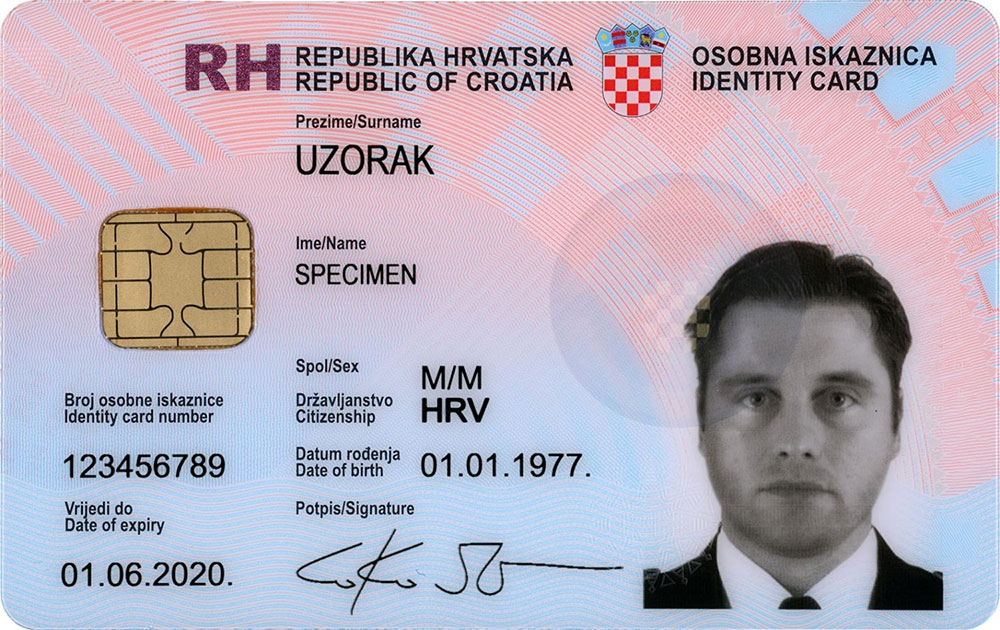
#> input picture nat2.jpg, 1000 x 630 px, found by its file name
$ jupyter execute --allow-errors 'National_ID Card Recognition.ipynb'
#> lines starting #> are read from the running program, lines starting #| are printed output that depends on the picture; after the words box and inside, x2 and y2 are one past the last pixel; in counts of white or black regions, pixels touching at a corner belong together
[cell 1]
import cv2
import numpy as np
import matplotlib.pyplot as plt
import pytesseract
import re
import pandas as pd

[cell 2]
img = cv2.imread("/home/walaa-shaaban/Downloads/nat2.jpg")
#> img is the input picture: shape (630, 1000, 3); mean B, G, R 188.4, 174.3, 184.4
img = cv2.cvtColor(img, cv2.COLOR_BGR2GRAY)
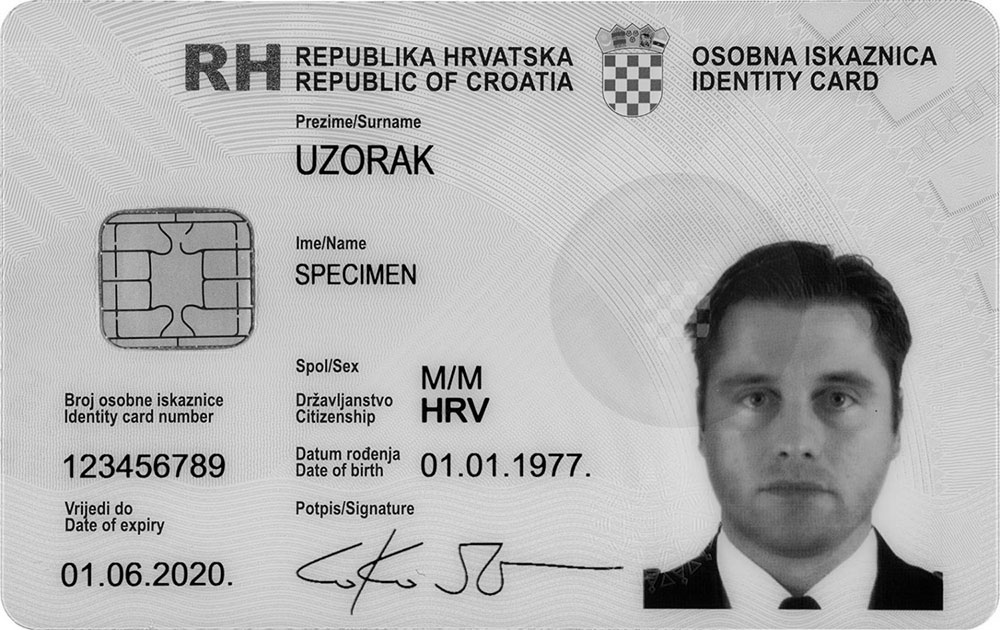
#> img: shape (630, 1000); min 0, max 255, mean 178.9

[cell 3]
img.shape
#> Out = (630, 1000)

[cell 4]
img = cv2.resize(img,(img.shape[1]*3, img.shape[0]*3), cv2.INTER_LINEAR)
#> img: shape (1890, 3000)

[cell 5]
img_dst = cv2.blur(img, (5, 5))

[cell 6]
_, th = cv2.threshold(img_dst, 100, 255, cv2.THRESH_BINARY)
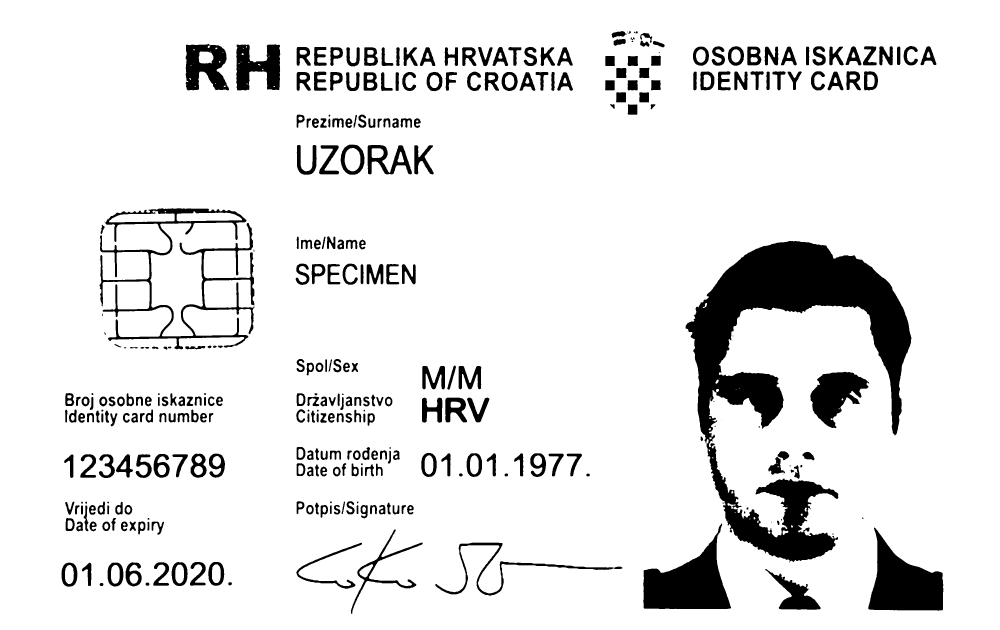
#> th: shape (1890, 3000) (shown at 1/3 size); 90% white; 353 black regions (25 under 20 px), largest, box (x1, y1, x2, y2) and area: (2057, 723, 2734, 1688) 203766, (1930, 1570, 2193, 1827) 34157, (2605, 1583, 2830, 1832) 31382
